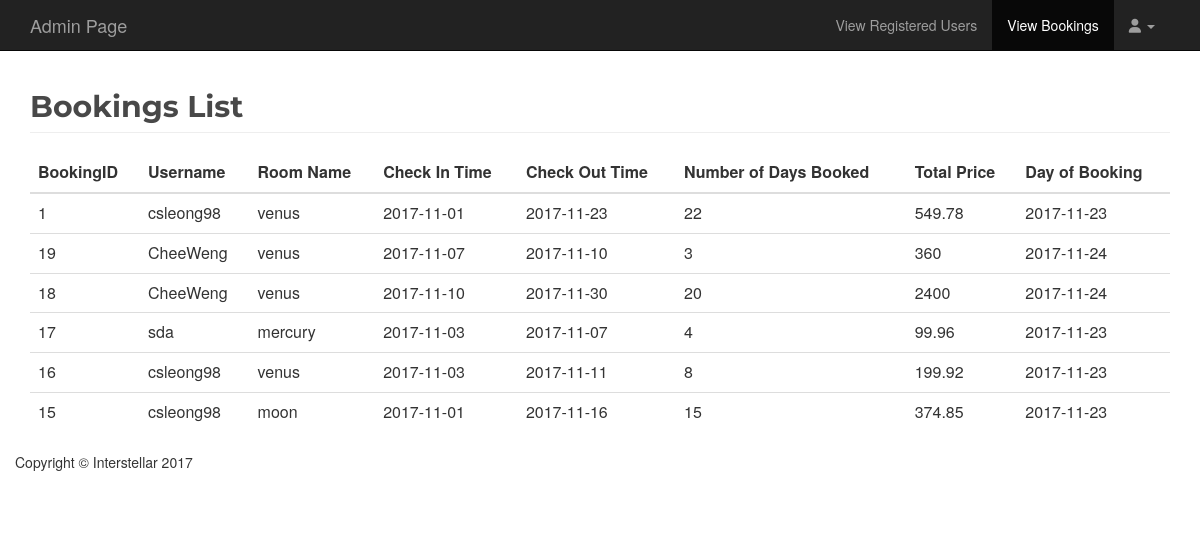
Page /view-booking.php on the committed database.
### tables this page shows
CREATE TABLE IF NOT EXISTS `rooms` (
  `bookID` int(11) NOT NULL AUTO_INCREMENT,
  `bookedUser` varchar(255) NOT NULL,
  `roomName` varchar(255) NOT NULL,
  `checkInTime` date NOT NULL,
  `checkOutTime` date NOT NULL,
  `days` int(255) NOT NULL,
  `totalprice` float NOT NULL,
  `bookDay` date NOT NULL,
  PRIMARY KEY (`bookID`)
);

### view-booking.php (the view, shortened to what this page needs)
<?php
    include("./php/connection.php");
    $sql = "SELECT * FROM rooms";
?>
<!DOCTYPE>
<html>
<head>
    <link href="css/bootstrap.min.css" rel="stylesheet">
    <link href="css/modern-business.css" rel="stylesheet">
    <link href="font-awesome/css/font-awesome.min.css" rel="stylesheet" type="text/css">
</head>
<body>
    <nav class="navbar navbar-inverse navbar-fixed-top" role="navigation">
        <div class="container">
            <div class="navbar-header">
                <a class="navbar-brand" href="admin.php">Admin Page</a>
            </div>
            <div class="collapse navbar-collapse navbar-right" id="bs-example-navbar-collapse-1">
                <ul class="nav navbar-nav">
                    <li>
                        <a class="" href="admin.php">View Registered Users</a>
                    </li>
                    <li class="active">
                        <a class="" href="view-booking.php">View Bookings</a>
                    </li>
                    <li class="dropdown">
                        <a href="#" class="dropdown-toggle" data-toggle="dropdown">
                            <i class="fa fa-user" aria-hidden="true"></i>
                            <b class="caret"></b>
                        </a>
                    </li>
                </ul>
            </div>
        </div>
    </nav>
    <div class="container">
        <div class="row">
            <div class="col-lg-12">
                <h2 class="page-header">Bookings List</h2>
                <div class="table-responsive table-striped">
                    <table class="table">
                        <thead>
                            <tr>
                                <th>BookingID</th>
                                <th>Username</th>
                                <th>Room Name</th>
                                <th>Check In Time</th>
                                <th>Check Out Time</th>
                                <th>Number of Days Booked</th>
                                <th>Total Price</th>
                                <th>Day of Booking</th>
                            </tr>
                        </thead>
                        <?php
                            $result = mysqli_query($conn2, $sql);
                            while($rows = mysqli_fetch_array($result))
                            {
                                echo "<tr>";
                                echo "<td>".$rows['bookID']."</td>";
                                echo "<td>".$rows['bookedUser']."</td>";
                                echo "<td>".$rows['roomName']."</td>";
                                echo "<td>".$rows['checkInTime']."</td>";
                                echo "<td>".$rows['checkOutTime']."</td>";
                                echo "<td>".$rows['days']."</td>";
                                echo "<td>".$rows['totalprice']."</td>";
                                echo "<td>".$rows['bookDay']."</td>";
                                echo "</tr>";
                            }
                            ?>
                    </table>
                </div>
            </div>
            <footer>
                <div class="row">
                    <div class="col-lg-12">
                        <p>Copyright &copy; Interstellar 2017</p>
                    </div>
                </div>
            </footer>
        </div>
</body>
</html>

### css/modern-business.css (style rules this page uses)
html, body { height: 100%; }
body { padding-top: 50px; }
.page-header { font-family: Montserrat; font-weight: 700; color: #484848; }
footer { margin: 50px 0; }

### rows in the picture
rooms: bookID "1", bookedUser "csleong98", roomName "venus", checkInTime "2017-11-01", checkOutTime "2017-11-23", days "22", totalprice "549.78", bookDay "2017-11-23"
rooms: bookID "19", bookedUser "CheeWeng", roomName "venus", checkInTime "2017-11-07", checkOutTime "2017-11-10", days "3", totalprice "360", bookDay "2017-11-24"
rooms: bookID "18", bookedUser "CheeWeng", roomName "venus", checkInTime "2017-11-10", checkOutTime "2017-11-30", days "20", totalprice "2400", bookDay "2017-11-24"
rooms: bookID "17", bookedUser "sda", roomName "mercury", checkInTime "2017-11-03", checkOutTime "2017-11-07", days "4", totalprice "99.96", bookDay "2017-11-23"
rooms: bookID "16", bookedUser "csleong98", roomName "venus", checkInTime "2017-11-03", checkOutTime "2017-11-11", days "8", totalprice "199.92", bookDay "2017-11-23"
rooms: bookID "15", bookedUser "csleong98", roomName "moon", checkInTime "2017-11-01", checkOutTime "2017-11-16", days "15", totalprice "374.85", bookDay "2017-11-23"
